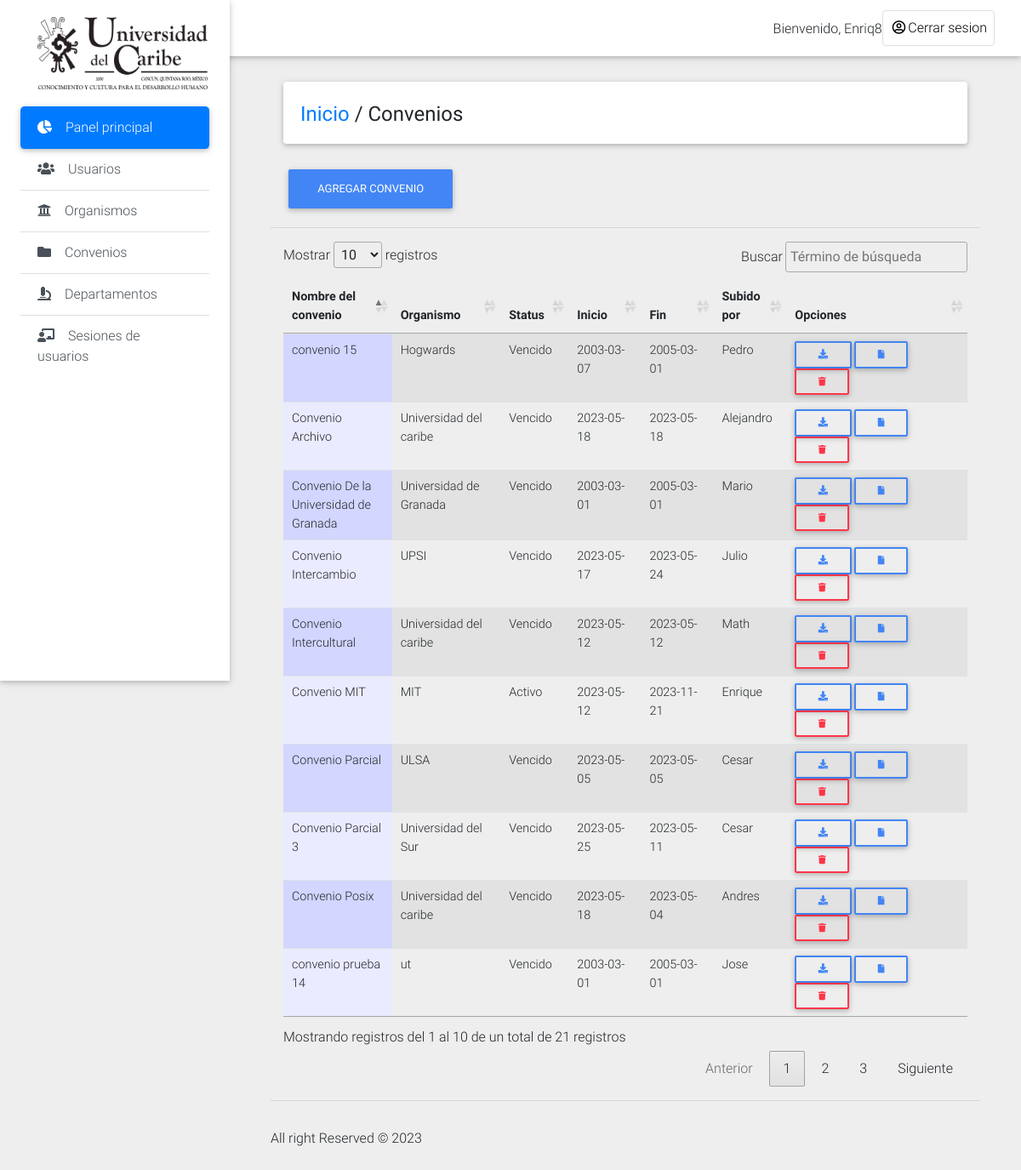
/Dashboard/convenio.php (signed in), run on the app's committed database.
### tables this page shows
CREATE TABLE `usuarios` (
  `id_usuario` int(11) NOT NULL,
  `nombre_usuario` text NOT NULL,
  `email` text NOT NULL,
  `admin_password` text NOT NULL,
  `tipo_usuario` varchar(50) NOT NULL
);

CREATE TABLE `convenio` (
  `id_conv` int(11) NOT NULL,
  `nombre` varchar(128) NOT NULL,
  `organismo` text NOT NULL,
  `status` int(11) NOT NULL,
  `vigencia_inicio` date NOT NULL,
  `vigencia_final` date NOT NULL,
  `rep_ext` varchar(64) NOT NULL,
  `op_ext` varchar(64) NOT NULL,
  `dept_ext` text NOT NULL,
  `firma_ext` date NOT NULL,
  `rep_int` varchar(64) NOT NULL,
  `op_int` text NOT NULL,
  `dept_int` text NOT NULL,
  `firma_int` date NOT NULL,
  `beneficios` varchar(248) NOT NULL,
  `compromisos` varchar(248) NOT NULL,
  `usuario` varchar(32) NOT NULL,
  `ruta_archivo` varchar(64) NOT NULL,
  `estatus` int(11) NOT NULL
);

### Dashboard/convenio.php (the view, shortened to what this page needs)
<!DOCTYPE html>
<html lang="en">
<head>
  <link rel="stylesheet" href="https://use.fontawesome.com/releases/v5.8.1/css/all.css">
  <link href="css/bootstrap.min.css" rel="stylesheet">
  <link href="css/mdb.min.css" rel="stylesheet">
  <link href="css/style.min.css" rel="stylesheet">
    <link rel="stylesheet" href="https://code.jquery.com/ui/1.13.0/themes/base/jquery-ui.css">
    <link rel="stylesheet" type="text/css" href="medias/css/dataTable.css" />
</head>
<body class="grey lighten-3">
  <header>
    <nav class="navbar fixed-top navbar-expand-lg navbar-light white scrolling-navbar">
      <div class="container-fluid">
        <div class="collapse navbar-collapse" id="navbarSupportedContent">
            <?php
             require_once("include/connection.php");
               $id = mysqli_real_escape_string($conn,$_SESSION['email']);
               $r = mysqli_query($conn,"SELECT * FROM usuarios where id_usuario = '$id'") or die (mysqli_error($conn));
               $row = mysqli_fetch_array($r);
               $id=$row['nombre_usuario'];
            ?>
          <ul class="navbar-nav nav-flex-icons">
                <li style="margin-top: 10px;">Bienvenido,  </font> <?php echo ucwords(htmlentities($id)); ?></li>
            <li class="nav-item">
            <a href="logout.php" class="nav-link border border-light rounded waves-effect"onclick="return confirm('¿Estás seguro de que deseas cerrar sesion?');">
               <i class="far fa-user-circle"></i>Cerrar sesion
              </a>
            </li>
          </ul>
        </div>
      </div>
    </nav>
     <div class="sidebar-fixed position-fixed">
      <a class="img-fluid"><img src="img/logo_ucaribe.png" width="200px" height="85px" div style="margin: 20px;"  alt="Responsive image">
    </a>
      <div class="list-group list-group-flush">
        <a href="dashboard.php" class="list-group-item active waves-effect">
          <i class="fas fa-chart-pie mr-3"></i>Panel principal
        </a>
         <a href="usuarios.php" class="list-group-item list-group-item-action waves-effect">
          <i class="fas fa-users mr-3"></i>Usuarios</a>
         <a href="organismos.php" class="list-group-item list-group-item-action waves-effect">
         <i class="fas fa-solid fa-university mr-3"></i>Organismos</a>
        <a href="convenio.php" class="list-group-item list-group-item-action waves-effect">
          <i class="fas fa-folder mr-3"></i>Convenios</a>
        <a href="departamento.php" class="list-group-item list-group-item-action waves-effect">
          <i class="fas fa-microscope mr-3"></i>Departamentos</a>
              <a href="user_log.php" class="list-group-item list-group-item-action waves-effect">
          <i class="fas fa-chalkboard-teacher mr-3"></i>Sesiones de usuarios</a>
      </div>
    </div>
  </header>
  <main class="pt-5 mx-lg-5">
    <div class="container-fluid mt-5">
      <div class="card mb-4 wow fadeIn">
        <div class="card-body d-sm-flex justify-content-between">
          <h4 class="mb-2 mb-sm-0 pt-1">
            <a href="dashboard.php">Inicio</a>
            <span>/</span>
            <span>Convenios</span>
          </h4>
        </div>
      </div>
    <button type="button" class="btn btn-primary" data-toggle="modal" data-target="#ModalDoc">
        Agregar convenio
      </button>
      </div>
<hr>
 <div class="col-md-12">
 <table id="dtable" class = "table table-striped">
     <thead>
    <th>Nombre del convenio</th>
    <th>Organismo</th>
    <th>Status</th>
    <th>Inicio</th>
    <th>Fin</th>
    <th>Subido por</th>
    <th>Opciones</th>
</thead>
<tbody>
        <?php
        require_once("include/connection.php");
      $query = mysqli_query($conn,"SELECT * FROM convenio group by nombre DESC") or die (mysqli_error($conn));
      while($file=mysqli_fetch_array($query)){
         $id =  $file['id_conv'];
         $name =  $file['nombre'];
         $org =  $file['organismo'];
         $vigencia_i =  $file['vigencia_inicio'];
         $vigencia_f =  $file['vigencia_final'];
         $user =$file['usuario'];
         $fecha_actual = date('Y-m-d');
         $fecha_vencimiento = date_create($vigencia_f);
         $intervalo = date_diff(date_create($fecha_actual), $fecha_vencimiento);
         $status = ($intervalo->format('%R') === '-') ? 'Vencido' : 'Activo';
      ?>
      <td width="15%"><?php echo  $name; ?></td>
      <td width="15%"><?php echo $org; ?></td>
      <td width="5%"><?php echo $status; ?></td>
       <td width="10%"><?php echo $vigencia_i; ?></td>
       <td width="10%"><?php echo $vigencia_f; ?></td>
       <td width="10%"><?php echo $user; ?></td>
       <td width="25%"><a href='downloads.php?file_id=<?php echo $id; ?>'  class="btn btn-sm btn-outline-primary"><i class="fas fa-download"></i></a>
       <a href='#<?php echo $id; ?>' data-id='<?php echo $id; ?>' data-toggle='modal' data-target='#myModal' class='btn btn-sm btn-outline-primary file-info'><i class='fa fa-file' id='file-<?php echo $id; ?>'></i></a>
       <a href='delete_conv.php?id=<?php echo $id; ?>'  class="btn btn-sm btn-outline-danger"onclick="return confirm('¿Estás seguro de que deseas eliminar este elemento?')"><i class="fa fa-trash"></i></a>
<?php } ?>
</tbody>
   </table>
    </div>
    <hr></div>
    <div class="footer-copyright py-3">
     <p>All right Reserved &copy; <?php echo date('Y');?> </p>
    </div>
<link rel="stylesheet" type="text/css" href="https://cdn.datatables.net/1.10.9/css/jquery.dataTables.min.css"/>
<link rel="stylesheet" type="text/css" href="https://cdn.datatables.net/responsive/1.0.3/css/dataTables.responsive.css">
</body>
</html>

### Dashboard/medias/css/dataTable.css (style rules this page uses)
.sorting_asc { background: url('../images/sort_asc.png') no-repeat center right; }
.sorting { background: url('../images/sort_both.png') no-repeat center right; }
tr.odd td.sorting_1 { background-color: #D3D6FF; }
tr.even td.sorting_1 { background-color: #EAEBFF; }

### data on the page
usuarios: nombre_usuario "Enriq8"
convenio: nombre "convenio prueba 14", organismo "ut", vigencia_final "Vencido", vigencia_inicio "2003-03-01", vigencia_final "2005-03-01", usuario "Jose"
convenio: nombre "Convenio Posix", organismo "Universidad del caribe", vigencia_final "Vencido", vigencia_inicio "2023-05-18", vigencia_final "2023-05-04", usuario "Andres"
convenio: nombre "Convenio Parcial 3", organismo "Universidad del Sur", vigencia_final "Vencido", vigencia_inicio "2023-05-25", vigencia_final "2023-05-11", usuario "Cesar"
convenio: nombre "Convenio Parcial", organismo "ULSA", vigencia_final "Vencido", vigencia_inicio "2023-05-05", vigencia_final "2023-05-05", usuario "Cesar"
convenio: nombre "Convenio MIT", organismo "MIT", vigencia_final "Activo", vigencia_inicio "2023-05-12", vigencia_final "2023-11-21", usuario "Enrique"
convenio: nombre "Convenio Intercultural", organismo "Universidad del caribe", vigencia_final "Vencido", vigencia_inicio "2023-05-12", vigencia_final "2023-05-12", usuario "Math"
convenio: nombre "Convenio Intercambio", organismo "UPSI", vigencia_final "Vencido", vigencia_inicio "2023-05-17", vigencia_final "2023-05-24", usuario "Julio"
convenio: nombre "Convenio De la Universidad de Granada", organismo "Universidad de Granada", vigencia_final "Vencido", vigencia_inicio "2003-03-01", vigencia_final "2005-03-01", usuario "Mario"
convenio: nombre "Convenio Archivo", organismo "Universidad del caribe", vigencia_final "Vencido", vigencia_inicio "2023-05-18", vigencia_final "2023-05-18", usuario "Alejandro"
convenio: nombre "convenio 15", organismo "Hogwards", vigencia_final "Vencido", vigencia_inicio "2003-03-07", vigencia_final "2005-03-01", usuario "Pedro"
